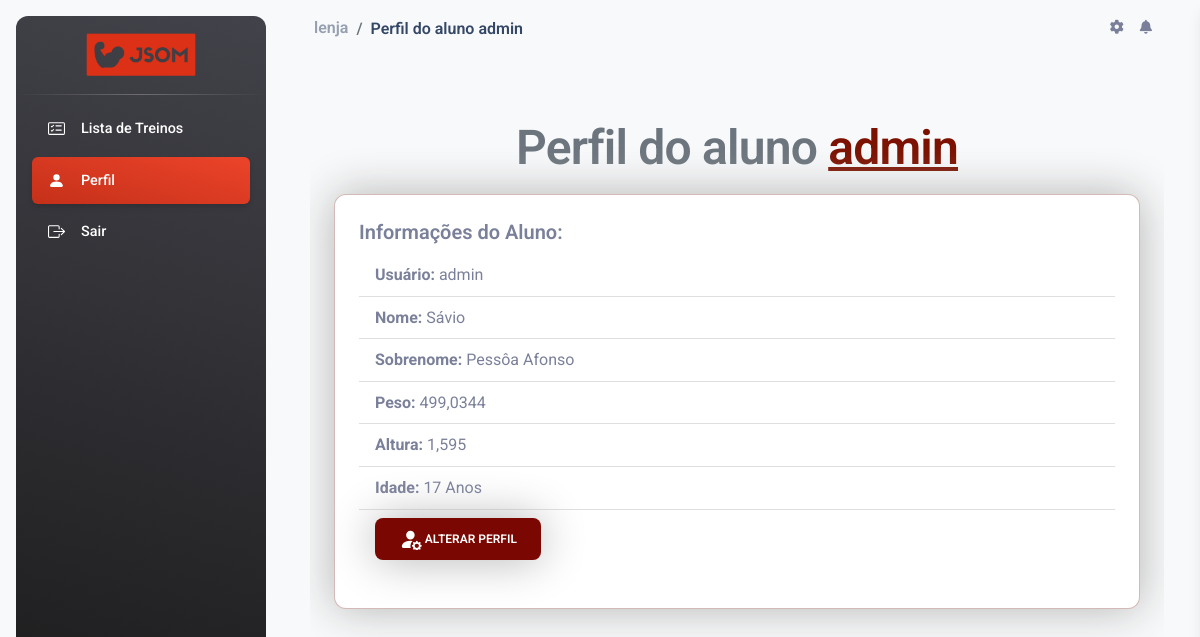
The page /aluno/perfil/1/ (signed in) on the database its author committed.
### jsom_sga/models.py (models this page shows, shortened)
class UserProfile(models.Model):
    user = models.OneToOneField(User, on_delete=models.CASCADE)
    peso = models.FloatField(null=True, blank=True)
    altura = models.FloatField(null=True, blank=True)
    data_nascimento = models.DateField(null=True, blank=True)

### jsom_sga/views/aluno_views.py (the view)
# urls.py: path('aluno/perfil/<int:user_id>/', views.perfil_aluno, name='perfil_aluno'),
@login_required(login_url='JSOM_SGA:index')
def perfil_aluno(request, user_id):
    aluno = get_object_or_404(UserProfile, user__id=user_id)
    site_title = f"Perfil do aluno {aluno.user.username}"
    perfil_aluno= "active bg-gradient-primary_jsom"
    if aluno.data_nascimento:
        hoje = timezone.now().date()
        idade = hoje.year - aluno.data_nascimento.year - ((hoje.month, hoje.day) < (aluno.data_nascimento.month, aluno.data_nascimento.day))
    else:
        idade = None
    context = {
        'aluno': aluno,
        'idade': idade,
        'site_title': site_title,
        'perfil_aluno': perfil_aluno,
    }
    return render(request, 'USER/perfil_aluno.html', context)

### jsom_sga/templates/USER/perfil_aluno.html (shortened to what this page needs)
{% extends "global/base.html" %}
{% block corpo %}
<div class="w-100 table-responsive">
    <h1 class="m-3 fs-1 form-text text-center fw-bold">
        Perfil do aluno <span class="text-jsom-escuro text-decoration-underline">{{ aluno.user.username }}</span>
    </h1>
    <div class="card border-jsom-claro shadow-big mx-4 mb-5">
        <div class="card-body">
            <h5 class="card-title fw-bold">Informações do Aluno:</h5>
            <ul class="list-group list-group-flush">
                <li class="list-group-item"><strong>Usuário:</strong> {{ aluno.user.username }}</li>
                <li class="list-group-item"><strong>Nome:</strong> {{ aluno.user.first_name }}</li>
                <li class="list-group-item"><strong>Sobrenome:</strong> {{ aluno.user.last_name }}</li>
                <li class="list-group-item"><strong>Peso:</strong> {{ aluno.peso }}</li>
                <li class="list-group-item"><strong>Altura:</strong> {{ aluno.altura }}</li>
                <li class="list-group-item"><strong>Idade:</strong> {{ idade }} Anos</li>
                {% if user.is_staff %}
                  <li class="list-group-item">
                    <a class="nav-link fs-5 active" aria-current="page" href="{% url "JSOM_SGA:admin_aluno_update" aluno.user.id %}">
                      <button class="btn text-white fw-semibold icon-link icon-link-hover shadow-big" style="background-color: #7A0701; --bs-icon-link-transform: translate3d(0, -.125rem, 0);">
                        <svg xmlns="http://www.w3.org/2000/svg" width="17" height="17" fill="currentColor" class="bi bi-person-fill-gear" viewBox="0 0 16 16">
                          <path d="M11 5a3 3 0 1 1-6 0 3 3 0 0 1 6 0m-9 8c0 1 1 1 1 1h5.256A4.5 4.5 0 0 1 8 12.5a4.5 4.5 0 0 1 1.544-3.393Q8.844 9.002 8 9c-5 0-6 3-6 4m9.886-3.54c.18-.613 1.048-.613 1.229 0l.043.148a.64.64 0 0 0 .921.382l.136-.074c.561-.306 1.175.308.87.869l-.075.136a.64.64 0 0 0 .382.92l.149.045c.612.18.612 1.048 0 1.229l-.15.043a.64.64 0 0 0-.38.921l.074.136c.305.561-.309 1.175-.87.87l-.136-.075a.64.64 0 0 0-.92.382l-.045.149c-.18.612-1.048.612-1.229 0l-.043-.15a.64.64 0 0 0-.921-.38l-.136.074c-.561.305-1.175-.309-.87-.87l.075-.136a.64.64 0 0 0-.382-.92l-.148-.045c-.613-.18-.613-1.048 0-1.229l.148-.043a.64.64 0 0 0 .382-.921l-.074-.136c-.306-.561.308-1.175.869-.87l.136.075a.64.64 0 0 0 .92-.382zM14 12.5a1.5 1.5 0 1 0-3 0 1.5 1.5 0 0 0 3 0"/>
                        </svg>
                        Alterar Informações
                      </button>
                    </a>
                  </li>
                {% else %}
                  <li class="list-group-item">
                    <a class="nav-link fs-5 active" aria-current="page" href="{% url "JSOM_SGA:aluno_update" %}">
                      <button class="btn text-white fw-semibold icon-link icon-link-hover shadow-big" style="background-color: #7A0701; --bs-icon-link-transform: translate3d(0, -.125rem, 0);">
                        Alterar Perfil
                      </button>
                    </a>
                  </li>
                {% endif %}
            </ul>
        </div>
    </div>
</div>
{% endblock corpo %}

### base_templates/global/partials/navbar.html (shortened to what this page needs)
{% load static %}
    <nav class="navbar navbar-main navbar-expand-lg px-0 mx-4 shadow-none border-radius-xl" id="navbarBlur"
      data-scroll="true">
      <div class="container-fluid py-1 px-3">
        <nav aria-label="breadcrumb">
          {% if user.is_authenticated %}
          <ol class="breadcrumb bg-transparent mb-0 pb-0 pt-1 px-0 me-sm-6 me-5 fw-semibold ">
            <li class="breadcrumb-item text-sm">
                {% if user.is_staff %}
                  <a class="opacity-5 text-dark fs-6" href="{% url "JSOM_SGA:admin_update" %}">
                    Admin
                  </a>
                {% else %}
                  <a class="opacity-5 text-dark fs-6" href="{% url "JSOM_SGA:perfil_aluno" user_id=request.user.id %}">
                    {{user.username}}
                  </a>
                {% endif %}
            </li>
            <li class="breadcrumb-item text-dark active fs-6" >
              {{site_title}}
            </li>
          </ol>
          {% endif %}
        </nav>
        <div class="collapse navbar-collapse mt-sm-0 mt-2 me-md-0 me-sm-4" id="navbar">
          <ul class="navbar-nav  justify-content-end">
            <li class="nav-item px-3 d-flex align-items-center">
              <a href="javascript:;" class="nav-link text-body p-0">
                <i class="fa fa-cog fixed-plugin-button-nav cursor-pointer"></i>
              </a>
            </li>
            <li class="nav-item dropdown pe-2 d-flex align-items-center">
              <a href="javascript:;" class="nav-link text-body p-0" id="dropdownMenuButton" data-bs-toggle="dropdown"
                aria-expanded="false">
                <i class="fa fa-bell cursor-pointer"></i>
              </a>
            </li>
          </ul>
        </div>
      </div>
    </nav>

### base_static/global/css/style.css (style rules this page uses)
.shadow-big { box-shadow: 0px 0px 45px #b3b3b3 !important; }
.text-jsom-escuro { color: #7c1100; }
.border-jsom-claro { border:solid #6b0e0049 1.5px !important; }
.icon-link>.bi { width: 1.9em !important; height: 1.9em !important; }

### rows shown on the page
UserProfile: user.username "admin", user.first_name "Sávio", user.last_name "Pessôa Afonso", peso "499,0344", altura "1,595"

### other values the page prints
{{ user.username }} "lenja"
{{ site_title }} "Perfil do aluno admin"
